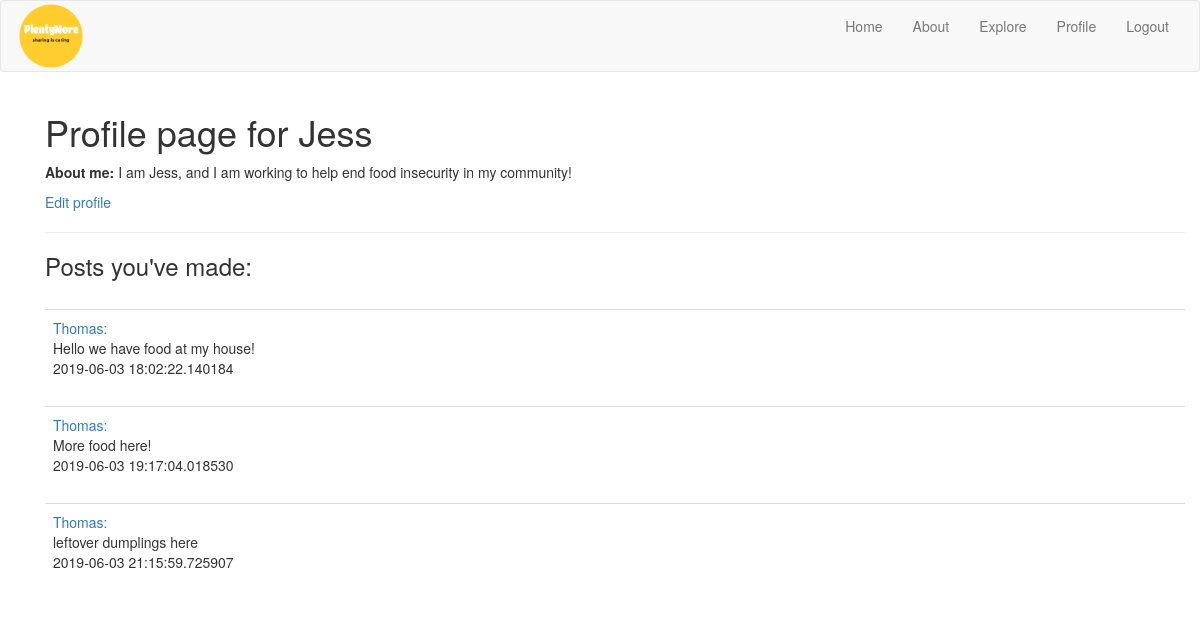
The page /user/Jess (signed in) on the database its author committed.
### app/models.py (models this page shows, shortened)
class User(UserMixin, db.Model):
    id = db.Column(db.Integer, primary_key = True)
    username = db.Column(db.String(64), index = True, unique = True)
    email = db.Column(db.String(64), index = True, unique = True)
    password_hash = db.Column(db.String(128))
    posts = db.relationship('Post', backref='author', lazy='dynamic')
    about_me = db.Column(db.String(140))

class Post(db.Model):
    id = db.Column(db.Integer, primary_key = True)
    body = db.Column(db.String(140))
    timestamp = db.Column(db.DateTime, index = True, default = datetime.utcnow)
    user_id = db.Column(db.Integer, db.ForeignKey('user.id'))

### app/routes.py (the view)
@app.route('/user/<username>')
@login_required
def user(username):
    user = User.query.filter_by(username=username).first_or_404()
    posts = current_user.posts.all()
    return render_template('user.html', title='User', user=user, posts=posts)

### app/models.py (called while the page is built)
@login.user_loader
def user_loader(id):
    return User.query.get(int(id))

### app/templates/user.html (shortened to what this page needs)
{% extends 'base.html' %}
{% block app_content %}
<div class="container">
    <h1>Profile page for {{ user.username }}</h1>
    {% if user.about_me %}
        <p><b>About me:</b> {{ user.about_me }}</p>
    {% endif %}
    <p><a href="{{ url_for('edit_profile') }}">Edit profile</a></p>
    <hr>
    <h3>Posts you've made:</h3><br>
    {% for post in posts %}
        {% include '_post.html' %}
    {% endfor %}
</div>
{% endblock %}

### app/templates/base.html (shortened to what this page needs)
{% extends 'bootstrap/base.html' %}
{% block navbar %}
<nav class="navbar navbar-default">
    <div class="container-fluid">
        <div class="navbar-header">
                    <img src="../static/images/1c2732d3-8090-4e97-b1f6-d04097adb0e5_200x200.png" alt="PlentyMore logo" style="width:35%">
        </div>
        <div class="collapse navbar-collapse" id="nav_collapse">
                <ul class="nav navbar-nav navbar-right">
                        <li><a href="{{ url_for('index') }}">Home</a></li>
                        <li><a href="{{ url_for('about') }}">About</a></li>
                        {% if current_user.is_anonymous %}
                        <li><a href="{{ url_for('login') }}">Login</a></li>
                        {% else %}
                        <li><a href="{{ url_for('explore') }}">Explore</a></li>
                        <li><a href="{{ url_for('user', username=current_user.username) }}">Profile</a></li>
                        <li><a href="{{ url_for('logout') }}">Logout</a></li>
                        {% endif %}
                </ul>
        </div>
    </div>
</nav>
{% endblock %}
{% block content %}
<div class="container">
{% block app_content %}{% endblock %}
</div>
{% endblock %}

### app/templates/_post.html
<table class="table table-hover">
        <tr>
            <td>
                <a href="{{ url_for('user', username=post.author.username) }}">
                    {{ post.author.username }}:
                </a>
                <br>
                {{ post.body }}
                <br>
                {{ post.timestamp }}
            </td>
        </tr>
    </table>

### rows shown on the page
User: username "Jess", about_me "I am Jess, and I am working to help end food insecurity in my community!"
Post: author.username "Thomas", body "Hello we have food at my house!", timestamp "2019-06-03 18:02:22.140184"
Post: author.username "Thomas", body "More food here!", timestamp "2019-06-03 19:17:04.018530"
Post: author.username "Thomas", body "leftover dumplings here", timestamp "2019-06-03 21:15:59.725907"
